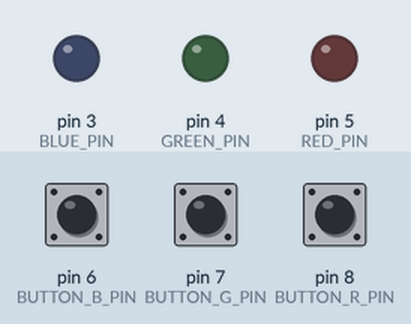
A sketch run on a simulated Arduino Uno, built with avr-gcc and run on an emulated ATmega328P. Shown: output pins drawn as LEDs (lit = HIGH). The test bench sets the inputs (shaded band); at power-on: pin 6 (BUTTON_B_PIN) LOW, pin 7 (BUTTON_G_PIN) LOW, pin 8 (BUTTON_R_PIN) LOW.

Above: at 1.2 s.
1.3 s: pin 6 (BUTTON_B_PIN) pulled HIGH for 0.15 s
At 1.37 s:
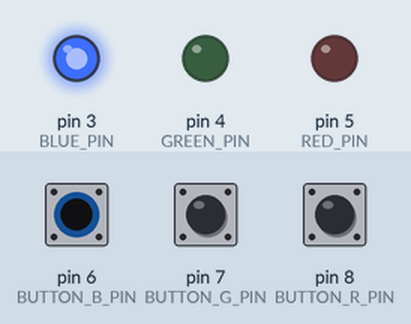
2.9 s: pin 7 (BUTTON_G_PIN) pulled HIGH for 0.15 s
At 2.97 s:
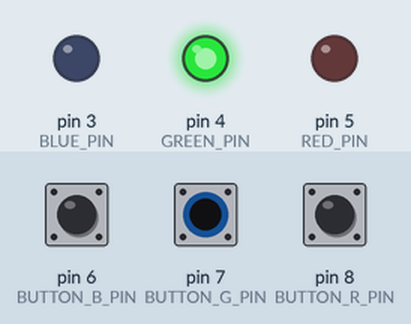
4.5 s: pin 8 (BUTTON_R_PIN) pulled HIGH for 0.15 s
At 4.57 s:
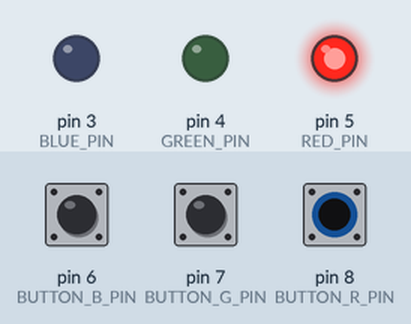
6.1 s: pin 8 (BUTTON_R_PIN) pulled HIGH for 3.2 s
At 10.5 s:
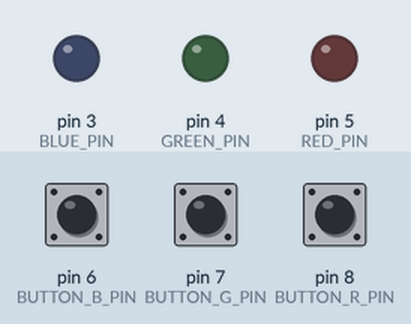
10.8 s: pin 6 (BUTTON_B_PIN) pulled HIGH for 3.2 s
At 11.9 s:
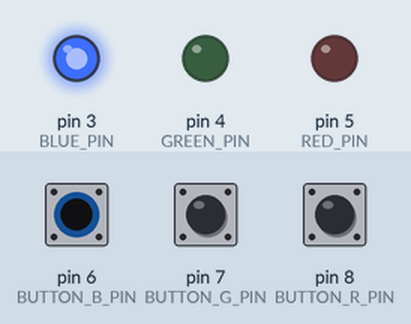
15.5 s: pin 6 (BUTTON_B_PIN) driven HIGH and pin 7 (BUTTON_G_PIN) driven HIGH
At 16.7 s:
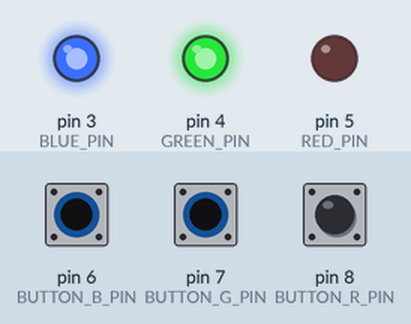
Timing chart, 0 to 18.0 s (numbered marks = the images above; inputs shaded):
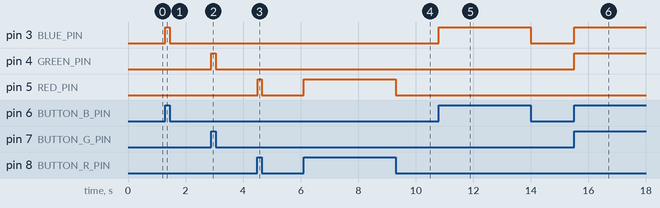

Measured:
- after the input at 1.3 s, pin 3 (BLUE_PIN): LOW → HIGH at once, → LOW 0.15 s later
- after the input at 2.9 s, pin 4 (GREEN_PIN): LOW → HIGH at once, → LOW 0.15 s later
- after the input at 4.5 s, pin 5 (RED_PIN): LOW → HIGH at once, → LOW 0.15 s later
- after the input at 6.1 s, pin 5 (RED_PIN): LOW → HIGH at once, → LOW 3.2 s later
- after the input at 10.8 s, pin 3 (BLUE_PIN): LOW → HIGH at once, → LOW 3.2 s later
- after the input at 15.5 s, pin 3 (BLUE_PIN), pin 4 (GREEN_PIN): LOW → HIGH at once

The sketch:

02-Digital.ino
```cpp
// Definição de constantes para facilitar a identificação dos portos
  // LEDs
#define RED_PIN       5
#define GREEN_PIN     4
#define BLUE_PIN      3

  // Botões
#define BUTTON_R_PIN  8
#define BUTTON_G_PIN  7
#define BUTTON_B_PIN  6


// Função setup - é executada uma única vez
void setup() {
  pinMode(BUTTON_R_PIN, INPUT);
  pinMode(RED_PIN, OUTPUT);
  /* Continuar o código aqui */
  pinMode(BUTTON_G_PIN, INPUT);
  pinMode(GREEN_PIN, OUTPUT);

  pinMode(BUTTON_B_PIN, INPUT);
  pinMode(BLUE_PIN, OUTPUT);
}


// Função loop - é executada em ciclo infinito
void loop() {
  int bt_read_r = digitalRead(BUTTON_R_PIN);   // o valor lógico de tensão no porto 8 (BUTTON_R_PIN) é lido para a variável bt_read
  int bt_read_g = digitalRead(BUTTON_G_PIN);
  int bt_read_b = digitalRead(BUTTON_B_PIN);

  if(bt_read_r == HIGH){
     digitalWrite(RED_PIN, HIGH);
  }else{
    digitalWrite(RED_PIN, LOW);
  }

  if(bt_read_g == 1){
     digitalWrite(GREEN_PIN, 1);
  }else{
    digitalWrite(GREEN_PIN, 0);
  }

  if(bt_read_b == HIGH){
     digitalWrite(BLUE_PIN, HIGH);
  }else{
    digitalWrite(BLUE_PIN, LOW);
  }
}
```
